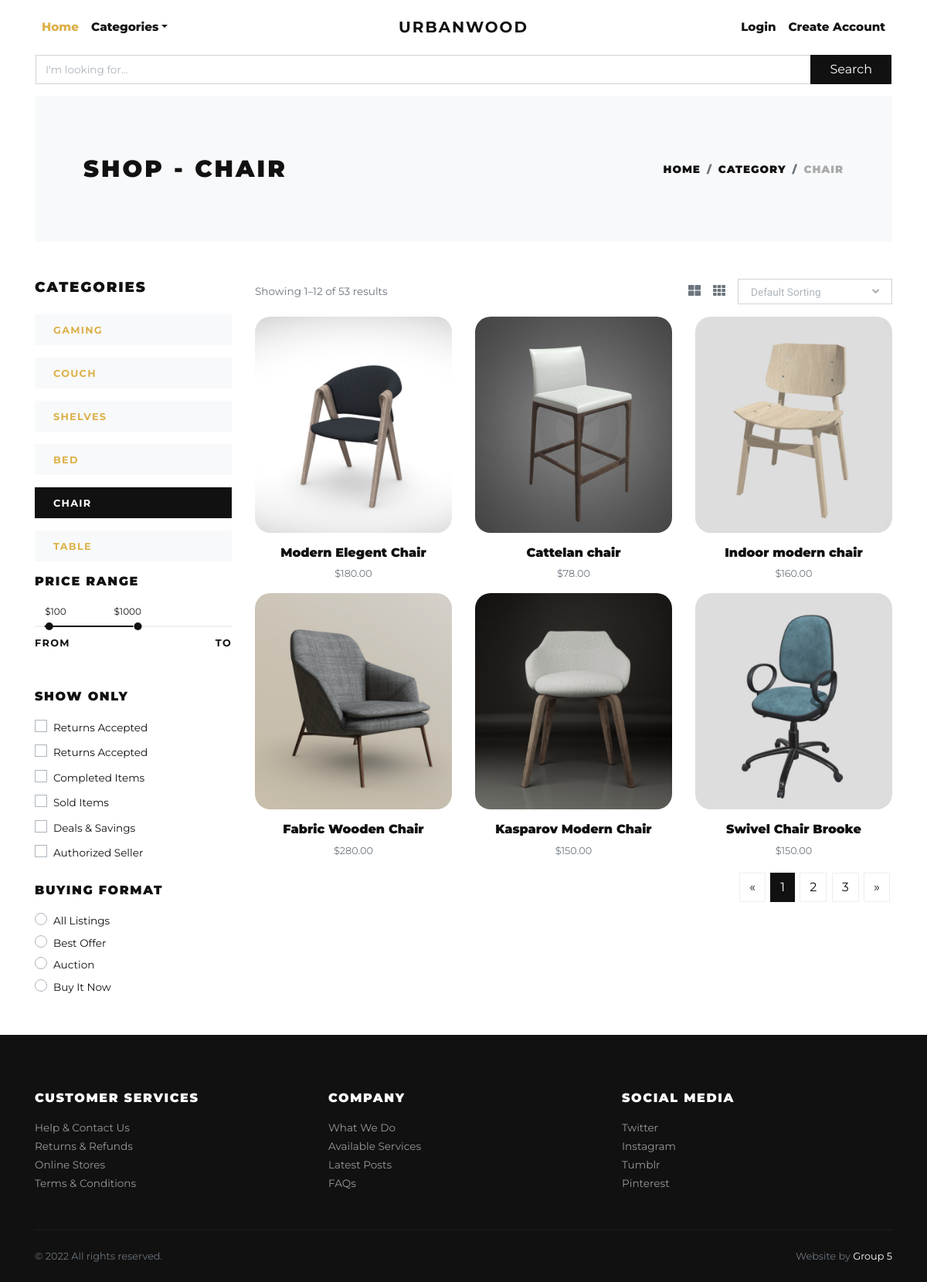
Screenshot of /chair/ with the database file from the repository.
### store/models.py (models this page shows, shortened)
class Category(models.Model):
    title = models.CharField(max_length=50, verbose_name="Category Title")
    slug = models.SlugField(max_length=55, verbose_name="Category Slug")
    description = models.TextField(blank=True, verbose_name="Category Description")
    category_image = models.ImageField(upload_to='category', blank=True, null=True, verbose_name="Category Image")
    is_active = models.BooleanField(verbose_name="Is Active?")
    is_featured = models.BooleanField(verbose_name="Is Featured?")
    created_at = models.DateTimeField(auto_now_add=True, verbose_name="Created Date")
    updated_at = models.DateTimeField(auto_now=True, verbose_name="Updated Date")
    class Meta:
        verbose_name_plural = 'Categories'
        ordering = ('-created_at', )

class Product(models.Model):
    title = models.CharField(max_length=150, verbose_name="Product Title")
    slug = models.SlugField(max_length=160, verbose_name="Product Slug")
    sku = models.CharField(max_length=255, unique=True, verbose_name="Unique Product ID (SKU)")
    short_description = models.TextField(verbose_name="Short Description")
    detail_description = models.TextField(blank=True, null=True, verbose_name="Detail Description")
    product_image = models.ImageField(upload_to='product', blank=True, null=True, verbose_name="Product Image")
    price = models.DecimalField(max_digits=8, decimal_places=2)
    category = models.ForeignKey(Category, verbose_name="Product Categoy", on_delete=models.CASCADE)
    is_active = models.BooleanField(verbose_name="Is Active?")
    is_featured = models.BooleanField(verbose_name="Is Featured?")
    created_at = models.DateTimeField(auto_now_add=True, verbose_name="Created Date")
    updated_at = models.DateTimeField(auto_now=True, verbose_name="Updated Date")
    t_model= models.FileField(upload_to='3dfile', max_length=200, blank=True, null=True, verbose_name="3D File")
    class Meta:
        verbose_name_plural = 'Products'
        ordering = ('-created_at', )

### store/views.py (the view)
# urls.py: path('<slug:slug>/', views.category_products, name="category-products"),
def category_products(request, slug):
    category = get_object_or_404(Category, slug=slug)
    products = Product.objects.filter(is_active=True, category=category)
    categories = Category.objects.filter(is_active=True)
    context = {
        'category': category,
        'products': products,
        'categories': categories,
    }
    return render(request, 'store/category_products.html', context)

### store/context_preprocessors.py (called while the page is built)
def store_menu(request):
    categories = Category.objects.filter(is_active=True)
    context = {
        'categories_menu': categories,
    }
    return context

def cart_menu(request):
    if request.user.is_authenticated:
        cart_items= Cart.objects.filter(user=request.user)
        context = {
            'cart_items': cart_items,
        }
    else:
        context = {}
    return context

### templates/store/category_products.html (shortened to what this page needs)
{% extends 'base.html' %}
{% load static %}
    {% block content %}
      <div class="container">
        <section class="py-5 bg-light">
          <div class="container">
            <div class="row px-4 px-lg-5 py-lg-4 align-items-center">
              <div class="col-lg-6">
                <h1 class="h2 text-uppercase mb-0">Shop - {{category.title}}</h1>
              </div>
              <div class="col-lg-6 text-lg-right">
                <nav aria-label="breadcrumb">
                  <ol class="breadcrumb justify-content-lg-end mb-0 px-0">
                    <li class="breadcrumb-item"><a href="{% url 'store:home' %}">Home</a></li>
                    <li class="breadcrumb-item"><a href="{% url 'store:all-categories' %}">Category</a></li>
                    <li class="breadcrumb-item active" aria-current="page">{{category.title}}</li>
                  </ol>
                </nav>
              </div>
            </div>
          </div>
        </section>
        <section class="py-5">
          <div class="container p-0">
            <div class="row">
              <div class="col-lg-3 order-2 order-lg-1">
                <h5 class="text-uppercase mb-4">Categories</h5>
                {% if categories %}
                  {% for cat in categories %}
                    <a href="{% url 'store:category-products' cat.slug %}">
                      <div class="py-2 px-4 {% if category == cat %}bg-dark text-white {% else %}bg-light{% endif %} mb-3">
                        <strong class="small text-uppercase font-weight-bold">{{cat.title}}</strong>
                      </div>
                    </a>
                  {% endfor %}
                {% endif %}
                <h6 class="text-uppercase mb-4">Price range</h6>
                <div class="price-range pt-4 mb-5">
                  <div id="range"></div>
                  <div class="row pt-2">
                    <div class="col-6"><strong class="small font-weight-bold text-uppercase">From</strong></div>
                    <div class="col-6 text-right"><strong class="small font-weight-bold text-uppercase">To</strong></div>
                  </div>
                </div>
                <h6 class="text-uppercase mb-3">Show only</h6>
                <div class="custom-control custom-checkbox mb-1">
                  <label class="custom-control-label text-small" for="customCheck1">Returns Accepted</label>
                </div>
                <div class="custom-control custom-checkbox mb-1">
                  <label class="custom-control-label text-small" for="customCheck2">Returns Accepted</label>
                </div>
                <div class="custom-control custom-checkbox mb-1">
                  <label class="custom-control-label text-small" for="customCheck3">Completed Items</label>
                </div>
                <div class="custom-control custom-checkbox mb-1">
                  <label class="custom-control-label text-small" for="customCheck4">Sold Items</label>
                </div>
                <div class="custom-control custom-checkbox mb-1">
                  <label class="custom-control-label text-small" for="customCheck5">Deals &amp; Savings</label>
                </div>
                <div class="custom-control custom-checkbox mb-4">
                  <label class="custom-control-label text-small" for="customCheck6">Authorized Seller</label>
                </div>
                <h6 class="text-uppercase mb-3">Buying format</h6>
                <div class="custom-control custom-radio">
                  <label class="custom-control-label text-small" for="customRadio1">All Listings</label>
                </div>
                <div class="custom-control custom-radio">
                  <label class="custom-control-label text-small" for="customRadio2">Best Offer</label>
                </div>
                <div class="custom-control custom-radio">
                  <label class="custom-control-label text-small" for="customRadio3">Auction</label>
                </div>
                <div class="custom-control custom-radio">
                  <label class="custom-control-label text-small" for="customRadio4">Buy It Now</label>
                </div>
              </div>
              <div class="col-lg-9 order-1 order-lg-2 mb-5 mb-lg-0">
                <div class="row mb-3 align-items-center">
                  <div class="col-lg-6 mb-2 mb-lg-0">
                    <p class="text-small text-muted mb-0">Showing 1–12 of 53 results</p>
                  </div>
                  <div class="col-lg-6">
                    <ul class="list-inline d-flex align-items-center justify-content-lg-end mb-0">
                      <li class="list-inline-item text-muted mr-3"><a class="reset-anchor p-0" href="#"><i class="fas fa-th-large"></i></a></li>
                      <li class="list-inline-item text-muted mr-3"><a class="reset-anchor p-0" href="#"><i class="fas fa-th"></i></a></li>
                      <li class="list-inline-item">
                      </li>
                    </ul>
                  </div>
                </div>
                <div class="row">
                  {% if products %}
                    {% for product in products %}
                      <div class="col-lg-4 col-sm-6">
                        <div class="product text-center">
                          <div class="mb-3 position-relative">
                            <a class="d-block" href="{% url 'store:product-detail' product.slug %}">
                              {% if product.product_image %}
                                <img style="border-radius: 20px;" class="img-fluid w-100" src="{{product.product_image.url}}" alt="{{product.title}}">
                              {% else %}
                                <img style="border-radius: 20px;" class="img-fluid w-100" src="{% static 'img/product-1.jpg' %}" alt="{{product.title}}">
                              {% endif %}
                            </a>
                          </div>
                          <h6> <a class="reset-anchor" href="{% url 'store:product-detail' product.slug %}">{{product.title}}</a></h6>
                          <p class="small text-muted">${{product.price}}</p>
                        </div>
                      </div>
                    {% endfor %}
                  {% endif %}
                </div>
                <nav aria-label="Page navigation example">
                  <ul class="pagination justify-content-center justify-content-lg-end">
                    <li class="page-item"><a class="page-link" href="#" aria-label="Previous"><span aria-hidden="true">«</span></a></li>
                    <li class="page-item active"><a class="page-link" href="#">1</a></li>
                    <li class="page-item"><a class="page-link" href="#">2</a></li>
                    <li class="page-item"><a class="page-link" href="#">3</a></li>
                    <li class="page-item"><a class="page-link" href="#" aria-label="Next"><span aria-hidden="true">»</span></a></li>
                  </ul>
                </nav>
              </div>
            </div>
          </div>
        </section>
      </div>
      {% endblock content %}

### urbanwood/static/css/style.default.css (style rules this page uses)
.text-small { font-size: 0.85rem !important; }
strong { font-weight: 700; }
.product img { -webkit-filter: grayscale(40%); filter: grayscale(40%); transition: all 0.3s; }
.text-uppercase { text-transform: uppercase; letter-spacing: 0.1em; }
.reset-anchor { color: inherit; transition: all 0.3s; }
.noUi-target { background: #efefef; border-radius: 0; border: none; box-shadow: none; }
.noUi-horizontal { height: 2px; }
body { font-family: "Libre Franklin", sans-serif; font-size: 1rem; font-weight: 400; line-height: 1.5; color: #111111; background-color: #fff; }
a { color: #dcb14a; text-decoration: none; }
h1, h2, h3, h4, h5, h6, .h1, .h2, .h3, .h4, .h5, .h6 { margin-bottom: 0.5rem; font-family: inherit; font-weight: 900; line-height: 1.2; color: inherit; }
h1, .h1 { font-size: 2.2rem; }
h2, .h2 { font-size: 1.9rem; }
h5, .h5 { font-size: 1.15rem; }
h6, .h6 { font-size: 1rem; }
small, .small { font-size: 80%; font-weight: 400; }
.page-item:first-child .page-link { border-top-left-radius: 0; border-bottom-left-radius: 0; }
.page-item:last-child .page-link { border-top-right-radius: 0; border-bottom-right-radius: 0; }
.page-item.active .page-link { color: #fff; background-color: #111111; border-color: #111111; }
.page-link { padding: 0.5rem 0.75rem; line-height: 1.25; color: #111111; background-color: none; border: 1px solid #eee; margin: 0.2rem; transition: all 0.3s; }
.bg-light { background-color: #f8f9fa !important; }
.bg-dark { background-color: #111111 !important; }
.custom-checkbox .custom-control-label::before { border-radius: 0; }
.custom-radio .custom-control-label::before { border-radius: 50%; }
.custom-control-label { font-weight: 400; line-height: 2.1em; cursor: pointer; }
.breadcrumb { background: #f8f9fa; }
.breadcrumb-item { font-size: 0.85rem; text-transform: uppercase; letter-spacing: 0.07em; font-weight: 900; color: #111111; }
.breadcrumb-item a { color: inherit; transition: all 0.3s; }
.breadcrumb-item.active { color: #aaa; }

### urbanwood/static/css/custom.css (style rules this page uses)
body { font-family: 'Montserrat', sans-serif; }
h1,h2,h3,h4,h5,h6 { font-family: 'Montserrat', sans-serif; }

### rows the page displays
Category: title "CHAIR"
Category: title "GAMING"
Category: title "COUCH"
Category: title "SHELVES"
Category: title "BED"
Category: title "TABLE"
Product: product_image (picture), title "Modern Elegent Chair", price "180.00"
Product: product_image (picture), title "Cattelan chair", price "78.00"
Product: product_image (picture), title "Indoor modern chair", price "160.00"
Product: product_image (picture), title "Fabric Wooden Chair", price "280.00"
Product: product_image (picture), title "Kasparov Modern Chair", price "150.00"
Product: product_image (picture), title "Swivel Chair Brooke", price "150.00"
